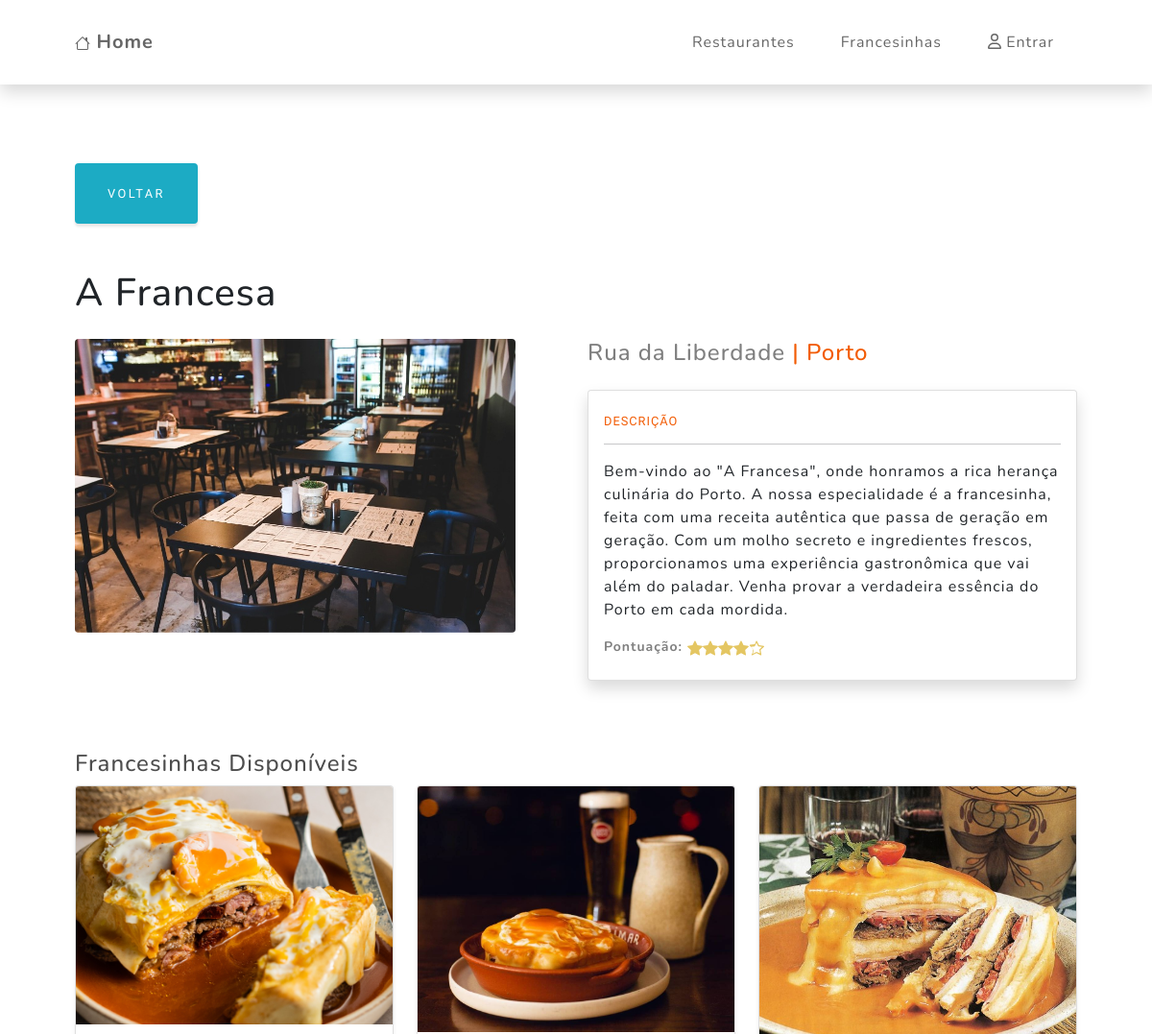
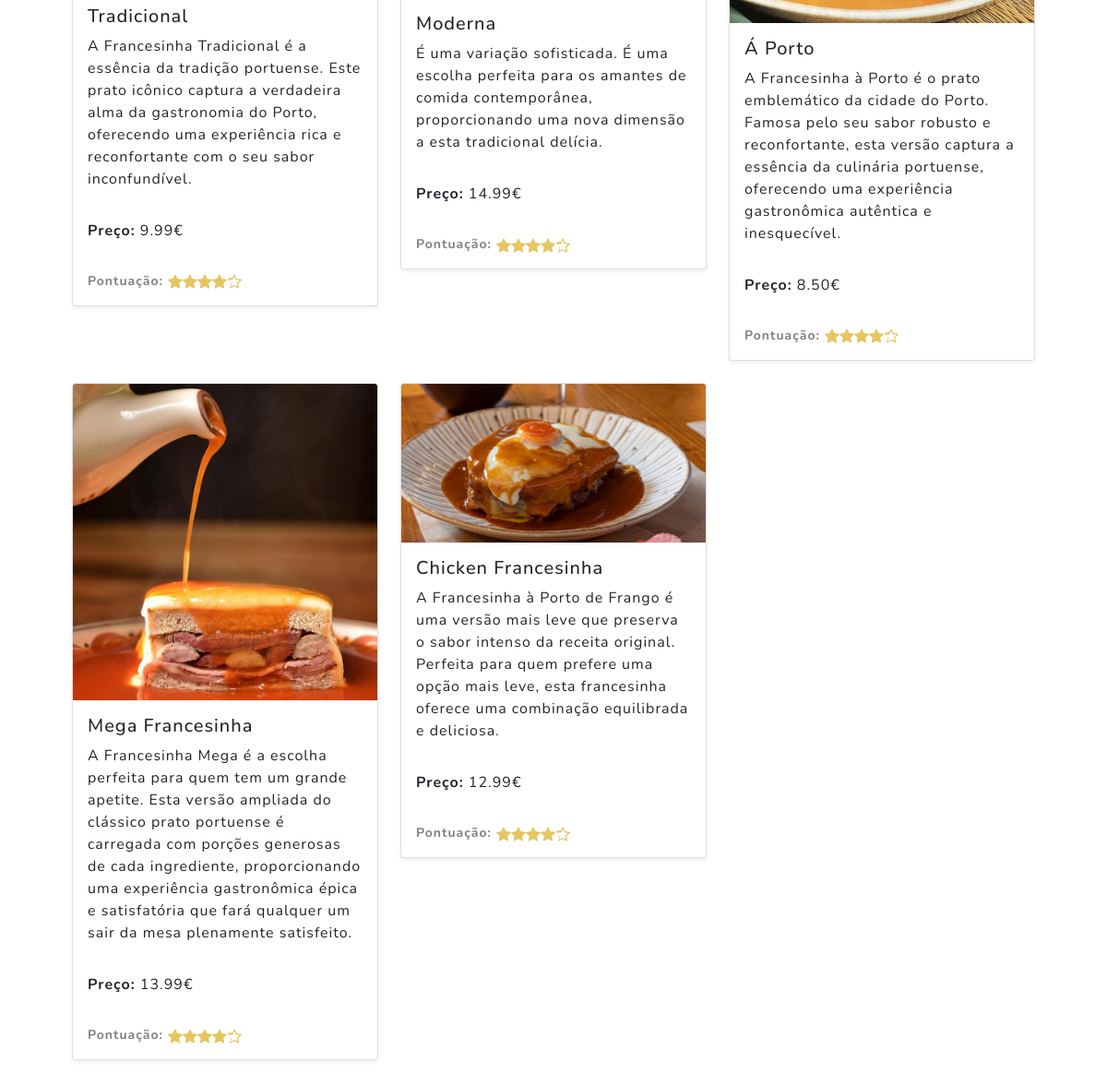
Page /restaurante_detail.php?id=2 on the committed database (2 pictures, top to bottom).
### tables this page shows
CREATE TABLE `restaurantes` (
  `id_restaurantes` int(11) NOT NULL,
  `nome` varchar(45) NOT NULL,
  `endereco` varchar(100) NOT NULL,
  `ref_cidades` int(11) NOT NULL,
  `capa` varchar(255) NOT NULL,
  `descricao` text NOT NULL,
  `pontuacao` float DEFAULT 0,
  `deleted` int(1) DEFAULT 0
);

CREATE TABLE `francesinhas` (
  `id_francesinhas` int(11) NOT NULL,
  `nome` varchar(45) NOT NULL,
  `preco` decimal(5,2) NOT NULL,
  `capa` varchar(45) DEFAULT NULL,
  `descricao` text DEFAULT NULL,
  `deleted` int(1) DEFAULT 0,
  `pontuacao` int(11) DEFAULT 0
);

### restaurante_detail.php (called while the page is built)
<?php include_once "./components/cp_head.php" ?>
<?php include_once "./components/cp_navbar.php" ?>
<?php include_once "./components/cp_detalhes.php" ?>
<?php include_once "./components/cp_footer.php" ?>

### components/cp_detalhes.php (the view, shortened to what this page needs)
<?php
    $query = "SELECT
                restaurantes.id_restaurantes,
                restaurantes.nome,
                restaurantes.endereco,
                restaurantes.capa AS capa_restaurante,
                restaurantes.descricao,
                restaurantes.pontuacao,
                cidades.nome AS cidade_nome,
                francesinhas.id_francesinhas,
                francesinhas.pontuacao,
                francesinhas.nome AS francesinha_nome,
                francesinhas.descricao AS francesinha_descricao,
                francesinhas.preco AS francesinha_preco,
                francesinhas.capa AS capa_francesinha
              FROM
                restaurantes
              INNER JOIN
                cidades ON restaurantes.ref_cidades = cidades.id_cidades
              LEFT JOIN
                francesinhas_restaurantes ON restaurantes.id_restaurantes = francesinhas_restaurantes.ref_restaurantes
              LEFT JOIN
                francesinhas ON francesinhas_restaurantes.ref_francesinhas = francesinhas.id_francesinhas
              WHERE
                restaurantes.id_restaurantes = ?";
    if (isset($_GET['id'])) {
        $id_restaurante = $_GET['id'];
        $link = new_db_connection();
        $stmt = mysqli_stmt_init($link);
        if (mysqli_stmt_prepare($stmt, $query)) {
            mysqli_stmt_bind_param($stmt, "i", $id_restaurante);
            mysqli_stmt_execute($stmt);
            mysqli_stmt_bind_result($stmt, $id_restaurante, $nome, $endereco, $capa, $descricao, $pontuacao, $cidade_nome, $id_francesinhas,$pontuacao, $francesinha_nome, $francesinha_descricao, $francesinha_preco , $francesinha_capa);
            mysqli_stmt_store_result($stmt);
            if (mysqli_stmt_num_rows($stmt) > 0) {
                $francesinhas = [];
                while (mysqli_stmt_fetch($stmt)) {
                    $francesinhas[] = [
                        'id_francesinhas' => $id_francesinhas,
                        'nome' => $francesinha_nome,
                        'descricao' => $francesinha_descricao,
                        'preco' => $francesinha_preco,
                        'capa_francesinha' => $francesinha_capa
                    ];
                }
                ?>
                <section class="sec-filmes pb-5" id="lista-filmes">
                    <div class="container px-lg-5 pt-3">
                        <?php
                        if (isset($_SERVER['HTTP_REFERER']) && !empty($_SERVER['HTTP_REFERER'])) {
                            $previousPage = $_SERVER['HTTP_REFERER'];
                        } else {
                            $previousPage = "restaurante.php";
                        }
                        ?>
                        <a class="btn btn-info mt-4" href="<?=$previousPage?>">Voltar</a>
                        <h1 class="pt-5 pb-3"><?= $nome ?></h1>
                        <div class="row d-flex flex-row justify-content-between">
                            <div class="col detalhes">
                                <img class="img-fluid mb-3 rounded" src="./imgs/capas/<?= $capa ?>" />
                            </div>
                            <div class="col detalhes">
                                <h4 class="text-primary"><span class="text-black-50"><?= $endereco ?></span> | <?= $cidade_nome ?></h4>
                                <div class="card pb-2 mt-4 shadow rounded">
                                    <div class="card-body">
                                        <h4 class="text-uppercase text-primary m-0 mt-2">Descrição</h4>
                                        <hr class="my-3 mx-auto" />
                                        <p class="tipo-filme mb-0"><?= $descricao ?></p>
                                        <div class="tipo-filme mb-0 small text-black-50 mt-3">
                                            <strong>Pontuação:</strong>
                                        </div>
                                    </div>
                                </div>
                            </div>
                        </div>
                        <div class="row pt-4 mt-5">
                            <h3>Francesinhas Disponíveis</h3>
                            <?php
                            if (!empty($francesinhas)) {
                                foreach ($francesinhas as $francesinha) {
                                    if ($francesinha['id_francesinhas']) {
                                        ?>
                                        <div class="col-md-4 mb-4">
                                            <div class="card shadow-sm">
                                                <img src="./imgs/capas/<?= $francesinha['capa_francesinha'] ?>" class="card-img-top" alt="Capa da Francesinha">
                                                <div class="card-body">
                                                    <h5 class="card-title"><?= $francesinha['nome'] ?></h5>
                                                    <p class="card-text"><?= $francesinha['descricao'] ?></p>
                                                    <p class="card-text"><strong>Preço:</strong> <?= $francesinha['preco'] ?>€</p>
                                                    <div class="tipo-filme mb-0 small text-black-50 mt-3">
                                                        <strong>Pontuação:</strong>
                                                    </div>
                                                </div>
                                            </div>
                                        </div>
                                        <?php
                                    }
                                }
                            } else {
                                echo '<div class="col-12 alert-warning p-4">Não há francesinhas disponíveis para este restaurante!</div>';
                            }
                            ?>
                        </div>
                    </div>
                </section>
                <?php
            } else {
                echo '<div class="alert-warning p-4">O restaurante que procura não existe!</div>';
            }
        } else {
            echo "Erro na preparação da declaração";
        }
    } else {
        header("Location: restaurante.php");
    }
?>

### rows in the picture
restaurantes: francesinhas.capa (picture), francesinhas.nome "Tradicional", francesinhas.descricao "A Francesinha Tradicional é a essência da tradição portuense. Este prato icônico captura a verdadeira alma da gastronomia do Porto, oferecendo uma experiência rica e reconfortante com o seu sabor inconfundível.", francesinhas.preco "9.99", francesinhas.nome "Moderna", francesinhas.descricao "É uma variação sofisticada. É uma escolha perfeita para os amantes de comida contemporânea, proporcionando uma nova dimensão a esta tradicional delícia.", francesinhas.preco "14.99", francesinhas.nome "Á Porto", francesinhas.descricao "A Francesinha à Porto é o prato emblemático da cidade do Porto. Famosa pelo seu sabor robusto e reconfortante, esta versão captura a essência da culinária portuense, oferecendo uma experiência gastronômica autêntica e inesquecível.", francesinhas.preco "8.50", francesinhas.nome "Mega Francesinha", francesinhas.descricao "A Francesinha Mega é a escolha perfeita para quem tem um grande apetite. Esta versão ampliada do clássico prato portuense é carregada com porções generosas de cada ingrediente, proporcionando uma experiência gastronômica épica e satisfatória que fará qualquer um sair da mesa plenamente satisfeito.", francesinhas.preco "13.99", francesinhas.nome "Chicken Francesinha", francesinhas.descricao "A Francesinha à Porto de Frango é uma versão mais leve que preserva o sabor intenso da receita original. Perfeita para quem prefere uma opção mais leve, esta francesinha oferece uma combinação equilibrada e deliciosa.", francesinhas.preco "12.99"

### other values in the picture
$nome "A Francesa"
$endereco "Rua da Liberdade"
$cidade_nome "Porto"
